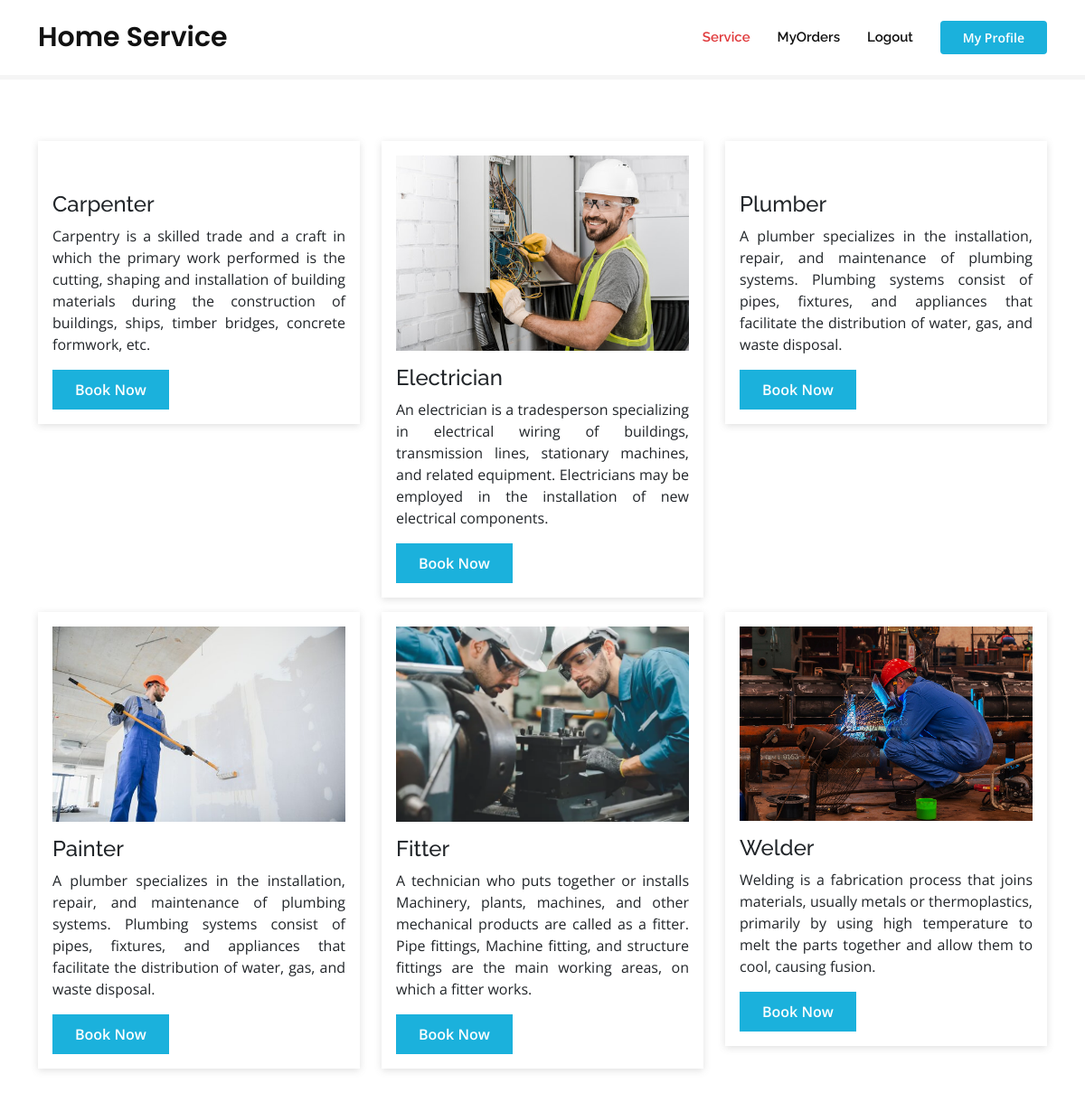
/user, run on the app's committed database.
### app/models.py (models this page shows, shortened)
class Services(models.Model):
    service_name = models.CharField(max_length=100)
    service_img = models.ImageField(upload_to="service_img")
    service_diss= models.TextField(max_length=500)

### app/views.py (the view)
# urls.py: path('user',views.user,name="user"),
def user(request):
    services = Services.objects.all()
    return render(request, "user_panel.html",{"services":services})

### app/templates/user_panel.html (shortened to what this page needs)
<!DOCTYPE html>
<html lang="en">
    {% load static %}
<head>
    <link href="{% static 'vendor/aos/aos.css' %}" rel="stylesheet">
    <link href="{% static 'vendor/bootstrap/css/bootstrap.min.css' %}" rel="stylesheet">
    <link href="{% static 'vendor/bootstrap-icons/bootstrap-icons.css' %}" rel="stylesheet">
    <link href="{% static 'css/style.css' %}" rel="stylesheet">
</head>
<body>
    <header id="header" class="fixed-top d-flex align-items-center user_header">
        <div class="container d-flex align-items-center">
            <h1 class="logo me-auto"><a href="/user">Home Service</a></h1>
            <nav id="navbar" class="navbar order-last order-lg-0">
                <ul>
                    <li><a class="nav-link scrollto active" href="services.html">Service</a></li>
                    <li><a class="nav-link scrollto" href="/myorder">MyOrders</a></li>
                    <li><a class="nav-link scrollto" href="/signout">Logout</a></li>
                </ul>
            </nav>
            <a href="/myprofile" class="get-started-btn scrollto">My Profile</a>
        </div>
    </header>
    <section class="service_section">
        <div class="container">
            <div class=" row">
                {%for i in services%}
                <div class="col-md-4 mt-3">
                    <div class="card service_card">
                        <div class="card-body">
                            <img src="media/{{i.service_img}}" alt="" height="auto" width="100%">
                            <h4 class="pt-3">{{i.service_name}}</h4>
                            <p class="text-justify">{{i.service_diss}}</p>
                            <a href="{%url 'bookNow' i.id%}" class="btn btn-book">Book Now</a>
                        </div>
                    </div>
                </div>
                {%endfor%}
            </div>
        </div>
    </section>
</body>
</html>

### app/static/css/style.css (style rules this page uses)
body { font-family: "Open Sans", sans-serif; color: #444444; }
a { color: #e03a3c; text-decoration: none; }
h1, h2, h3, h4, h5, h6, span { font-family: "Raleway", sans-serif; }
#header { background: #fff; transition: all 0.5s; z-index: 997; padding: 20px 0; }
#header .logo { font-size: 30px; margin: 0; padding: 0; font-weight: 600; font-family: "Poppins", sans-serif; }
#header .logo a { color: #111111; }
.get-started-btn { margin-left: 30px; background: #1bb1dc; color: #fff; border-radius: 4px; padding: 8px 25px; white-space: nowrap; transition: 0.3s; font-size: 14px; font-weight: 600; display: inline-block; }
.navbar { padding: 0; }
.navbar ul { margin: 0; padding: 0; display: flex; list-style: none; align-items: center; }
.navbar li { position: relative; }
.navbar a, .navbar a:focus { display: flex; align-items: center; justify-content: space-between; padding: 10px 0 10px 30px; font-family: "Raleway", sans-serif; font-size: 15px; font-weight: 600; color: #111111; white-space: nowrap; transition: 0.3s; }
.navbar a:hover, .navbar .active, .navbar .active:focus, .navbar li:hover>a { color: #e03a3c; }
section { padding: 60px 0; overflow: hidden; position: relative; }
.user_header { border-bottom: 5px solid whitesmoke; }
.service_section { margin-top: 80px; }
.service_section .service_card { border: none; border-radius: 0; box-shadow: rgba(99, 99, 99, 0.2) 0px 2px 8px 0px; }
.service_section .text-justify { text-align: justify; }
.service_section .btn-book { color: #fff; background-color: #1bb1dc; border: none; padding: 10px 25px; font-weight: 600; border-radius: 0; }

### data on the page
Services: service_name "Carpenter", service_diss "Carpentry is a skilled trade and a craft in which the primary work performed is the cutting, shaping and installation of building materials during the construction of buildings, ships, timber bridges, concrete formwork, etc."
Services: service_img (picture), service_name "Electrician", service_diss "An electrician is a tradesperson specializing in electrical wiring of buildings, transmission lines, stationary machines, and related equipment. Electricians may be employed in the installation of new electrical components."
Services: service_name "Plumber", service_diss "A plumber specializes in the installation, repair, and maintenance of plumbing systems. Plumbing systems consist of pipes, fixtures, and appliances that facilitate the distribution of water, gas, and waste disposal."
Services: service_img (picture), service_name "Painter", service_diss "A plumber specializes in the installation, repair, and maintenance of plumbing systems. Plumbing systems consist of pipes, fixtures, and appliances that facilitate the distribution of water, gas, and waste disposal."
Services: service_img (picture), service_name "Fitter", service_diss "A technician who puts together or installs Machinery, plants, machines, and other mechanical products are called as a fitter. Pipe fittings, Machine fitting, and structure fittings are the main working areas, on which a fitter works."
Services: service_img (picture), service_name "Welder", service_diss "Welding is a fabrication process that joins materials, usually metals or thermoplastics, primarily by using high temperature to melt the parts together and allow them to cool, causing fusion."
